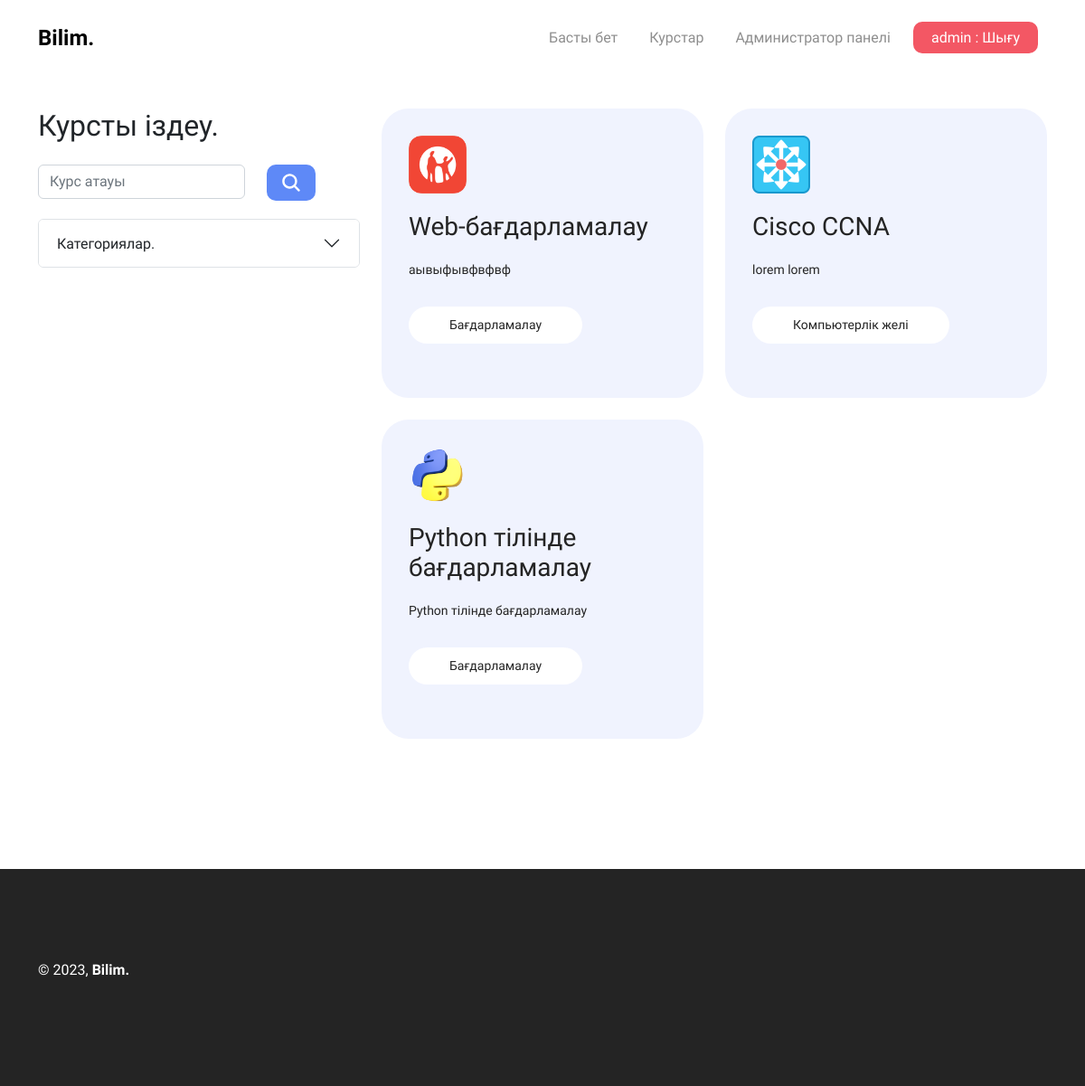
The app's page /courses/ (signed in) with its own data.
### mainCoreApp/models.py (models this page shows, shortened)
class Course(models.Model):
    courseName = models.CharField("Курс атауы", max_length=255)
    category = models.ForeignKey(Category, on_delete=models.CASCADE, verbose_name="Категория")
    courseDescription = models.TextField("Курстың сипаттамасы")
    courseLogo = models.ImageField("Курс логотипі",  upload_to="images/")
    postDate = models.DateTimeField("Курстың жариялау уақыты мен күні", default=datetime.now)
    courseAge = models.IntegerField("Жас")
    level = models.ForeignKey(Level, on_delete=models.CASCADE, verbose_name="Деңгей")
    slug = models.SlugField(unique=True, blank=True, editable=False)
    class Meta:
        verbose_name = "Курс"
        verbose_name_plural = "Курстар"

class Category(models.Model):
    categoryName = models.CharField("Категория атауы", max_length=150)
    slug = models.SlugField(unique=True, blank=True, editable=False)
    class Meta:
        verbose_name = "Категория"
        verbose_name_plural = "Категориялар"

### mainCoreApp/views.py (the view)
# urls.py: path('courses/', views.courses, name='courses'),
def courses(request, slug=None):
    category = None
    categories = Category.objects.all()
    searchData = request.GET.get('search')
    if searchData:
        courses = Course.objects.filter(Q(courseName__icontains=searchData) | Q(courseDescription__icontains=searchData))
    else:
        courses = Course.objects.all().order_by('-postDate')
    if slug:
        category = get_object_or_404(Category, slug=slug)
        courses = courses.filter(category=category)
    return render(request, "core/courses.html", {
        'courses': courses,
        'categories': categories,
        'category': category
    })

### mainCoreApp/templates/core/courses.html (shortened to what this page needs)
{% extends '../base.html' %}
{% block content %}
    {% if user.is_authenticated %}
    <div class="courses">
        <div class="container">
            <div class="row">
                <div class="col-md-4 accordion mb-4">
                    <h2 class="mb-4">Курсты іздеу.</h2>
                    <form action="{% url 'courses' %}" class="search-form">
                        <div class="row">
                            <div class="col-8">
                                <input type="search" name="search" class="form-control" placeholder="Курс атауы">
                            </div>
                            <div class="col-3">
                                <button class="search-button"><ion-icon name="search"></ion-icon></button>
                            </div>
                        </div>
                    </form>
                    <div class="accordion-item">
                        <h2 class="accordion-header">
                          <button class="accordion-button collapsed" type="button" data-bs-toggle="collapse" data-bs-target="#flush-collapseOne" aria-expanded="false" aria-controls="flush-collapseOne">
                            Категориялар.
                          </button>
                        </h2>
                      </div>
                </div>
                <div class="col-md-8">
                    <div class="row">
                        {% for course in courses %}
                        <div class="col-md-6 mb-4">
                            <a href="{% url 'courseDetail' slug=course.slug %}" class="course-card">
                                <img src="{{ course.courseLogo.url }}" alt="{{ course.courseName }}">
                                <h3>{{ course.courseName }}</h3>
                                <p>{{ course.courseDescription }}</p>
                                <p class="category-tag">{{ course.category.categoryName }}</p>
                            </a>
                        </div>
                        {% endfor %}
                    </div>
                </div>
            </div>
        </div>
    </div>
    {% endif %}
{% endblock %}

### mainCoreApp/templates/base.html (shortened to what this page needs)
{% load static %}
<!DOCTYPE html>
<html lang="en">
<head>
    <link rel="stylesheet" href="{% static './css/style.css' %}">
    <link rel="stylesheet" href="{% static './css/bootstrap.min.css' %}">
</head>
<body>
    <header class="navbar navbar-expand-lg bg-white pt-4 pb-4 fixed-top">
        <div class="container">
          <a class="logo" href="{% url 'homePage' %}">Bilim.</a>
          <div class="collapse navbar-collapse" id="navbarSupportedContent">
            <ul class="navbar-nav ms-auto mb-2 mb-lg-0">
              <li class="nav-item">
                <a class="header-link" href="{% url 'homePage' %}">Басты бет</a>
              </li>
              <li class="nav-item">
                <a class="header-link" href="{% url 'courses' %}">Курстар</a>
              </li>
                {% if user.is_superuser %}
                <li class="nav-item">
                <a class="header-link" href="/admin/mainCoreApp/">Администратор панелі</a>
              </li>
                {% endif %}
              {% if user.is_authenticated %}
                <li class="nav-item">
                <a class="danger header-button" href="{% url 'logoutUser' %}">{{ user.username }} : Шығу</a>
              </li>
                {% endif %}
            </ul>
          </div>
        </div>
    </header>
    {% block content %}
    {% endblock %}
    <footer class="footer">
        <div class="container">
            <p>&copy; 2023, <strong>Bilim.</strong></p>
        </div>
    </footer>
</body>
</html>

### mainCoreApp/static/css/style.css (style rules this page uses)
* { font-family: 'Inter Tight', sans-serif; }
.logo { text-decoration: none; color: #000000; font-weight: 600; font-size: 24px; }
.header-link { padding: 8px 10px; color: #8e8e8e; font-size: 16px; font-weight: 400; text-decoration: none; transition: 0.3s ease-in-out; }
.header-link:last-child { padding-right: 25px; }
.danger { background-color: #f35764; color: #fff; }
.header-button { padding: 8px 20px; margin-right: 10px; border-radius: 10px; text-decoration: none; transition: 0.3s ease-in-out; }
.courses, .modules, .lesson-detail { padding: 120px 20px; }
.course-card { display: block; text-decoration: none; background-color: #f0f3fe; color: #242424; padding: 30px; border-radius: 30px; transition: 0.3s ease-in-out; }
.course-card img { width: 64px; margin-bottom: 20px; }
.course-card h3 { font-weight: 400; margin-bottom: 20px; }
.course-card p { margin-bottom: 30px; text-align: justify; font-size: 14px; }
.category-tag { display: inline-block; background-color: #ffffff; color: #242424; padding: 10px 45px; border-radius: 30px; }
.search-form { margin-bottom: 20px; }
.search-button ion-icon { position: relative; top: 4px; }
.search-button { background-color: #5e89f7; border: none; border-radius: 10px; padding: 2px 15px; color: #ffffff; font-size: 24px; transition: 0.3s ease-in-out; }
.footer { background-color: #242424; color: #fff; padding: 100px 0; }

### records on screen
Course: courseLogo (picture), courseName "Web-бағдарламалау", courseDescription "аывыфывфвфвф", category.categoryName "Бағдарламалау"
Course: courseLogo (picture), courseName "Cisco CCNA", courseDescription "lorem lorem", category.categoryName "Компьютерлік желі"
Course: courseLogo (picture), courseName "Python тілінде бағдарламалау", courseDescription "Python тілінде бағдарламалау", category.categoryName "Бағдарламалау"

### other values on screen
{{ user.username }} "admin"
